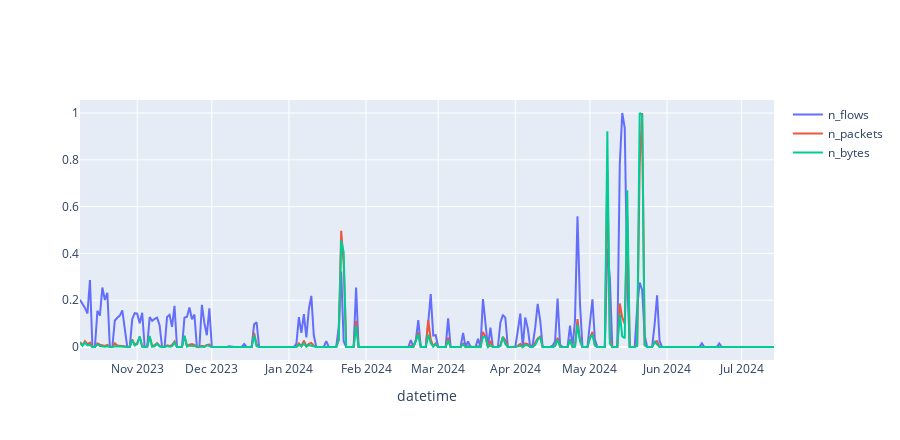

Notebook code cell kept with this figure:
### Code cell
time_based_dataset.plot(ts_id=443967, plot_type="line", features="config", feature_per_plot=False, time_format="datetime")

### Figure 1 — Plotly figure (JSON) as saved in the notebook; plotly's stock layout.template omitted (floating-point values rounded to 4 significant figures; data arrays with more than 128 entries replaced by an {"elided": "..."} marker saying what was removed)
{"data": [{"mode": "lines", "name": "n_flows", "type": "scatter", "x": {"elided": "280 str values"}, "y": {"elided": "280 float values"}}, {"mode": "lines", "name": "n_packets", "type": "scatter", "x": {"elided": "280 str values"}, "y": {"elided": "280 float values"}}, {"mode": "lines", "name": "n_bytes", "type": "scatter", "x": {"elided": "280 str values"}, "y": {"elided": "280 float values"}}], "layout": {"height": 440, "showlegend": true, "xaxis": {"title": {"text": "datetime"}}}}
